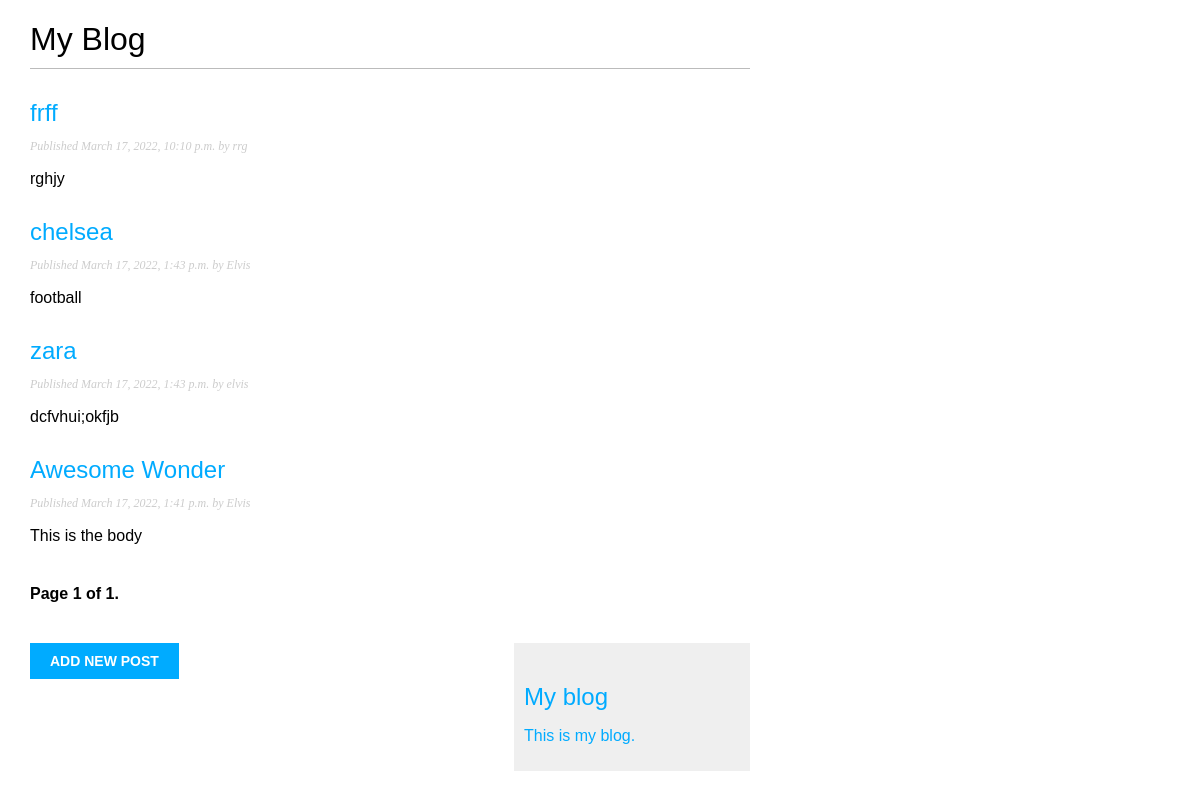
The page / on the database its author committed.
### main/models.py (models this page shows, shortened)
class Post(models.Model):
    STATUS_CHOICES = (
        ('draft', 'Draft'),
        ('published', 'Published'),
    )
    title = models.CharField(max_length=250)
    slug = models.SlugField(max_length=250, unique_for_date='publish')
    author = models.CharField(max_length=225)
    body = models.TextField()
    publish = models.DateTimeField(default=timezone.now)
    created = models.DateTimeField(auto_now_add=True)
    updated = models.DateTimeField(auto_now=True)
    status = models.CharField(max_length=10,default='published')
    objects = models.Manager() # The default manager.
    published = PublishedManager() # Our custom manager.
    class Meta:
        ordering = ('-publish',)
    def get_absolute_url(self):
        return reverse('main:post_detail',
                       args=[self.publish.year,
                            self.publish.month,
                            self.publish.day,
                            self.slug])

### main/views.py (the view)
# urls.py: path('', views.post_list, name='post_list'),
def post_list(request):
    all_post = Post.published.all()
    paginator = Paginator(all_post, 5)
    page = request.GET.get('page')
    try:
        posts = paginator.page(page)
    except PageNotAnInteger:
        posts = paginator.page(1)
    except EmptyPage:
        posts = paginator.page(paginator.num_pages)
    data = {
        "posts":posts
    }
    return render(request, "post/list.html", data)

### main/managers.py (called while the page is built)
    def get_queryset(self):
        return super(PublishedManager,
        self).get_queryset().filter(status='published')

### main/templates/post/list.html (shortened to what this page needs)
{% extends 'blog/base.html' %}
{% block content %}
    <h1>My Blog</h1>
    {% for post in posts %}
        <h2>
            <a href="{{ post.get_absolute_url }}">
            {{ post.title }}
            </a>
        </h2>
        <p class="date">
            Published {{ post.publish }} by {{ post.author }}
        </p>
        {{ post.body|truncatewords:30|linebreaks }}
    {% endfor %}
    {% include "pagination.html" with page=posts %}
    <a href="{% url "main:post_add" %}">
        <input type="submit" value="Add new post"
    {% comment %} {% for comment in comments %}
    {% endfor %}     {% endcomment %}
{% endblock %}

### main/templates/blog/base.html (shortened to what this page needs)
{% load static %}
<!DOCTYPE html>
<html>
    <head>
        <link href="{% static "css/style.css" %}" rel="stylesheet">
    </head>
    <body>
        <div id="content">
            {% block content %}
            {% endblock content %}
        </div>
        <div id="sidebar">
            <h2>My blog</h2>
            <p>This is my blog.</p>
        </div>
    </body>
</html>

### main/templates/pagination.html (shortened to what this page needs)
<div class="pagination">
    <span class="step-links">
    <span class="current">
    Page {{ page.number }} of {{ page.paginator.num_pages }}.
    </span>
    </span>
</div>

### main/static/css/style.css (style rules this page uses)
body { margin:0; padding:0; font-family:helvetica, sans-serif; }
a { color:#00abff; text-decoration:none; }
h1 { font-weight:normal; border-bottom:1px solid #bbb; padding:0 0 10px 0; }
h2 { font-weight:normal; margin:30px 0 0; }
#content { float:left; width:60%; padding:0 0 0 30px; }
#sidebar { float:right; width:30%; padding:10px; background:#efefef; height:100%; }
p.date { color:#ccc; font-family: georgia, serif; font-size: 12px; font-style: italic; }
.pagination { margin:40px 0; font-weight:bold; }
input, textarea { clear:both; float:left; margin:0 0 10px; background:#ededed; border:0; padding:6px 10px; font-size:12px; }
input[type=submit] { font-weight:bold; background:#00abff; color:#fff; padding:10px 20px; font-size:14px; text-transform:uppercase; }

### rows shown on the page
Post: title "frff", publish "March 17, 2022, 10:10 p.m.", author "rrg", body "rghjy"
Post: title "chelsea", publish "March 17, 2022, 1:43 p.m.", author "Elvis", body "football"
Post: title "zara", publish "March 17, 2022, 1:43 p.m.", author "elvis", body "dcfvhui;okfjb"
Post: title "Awesome Wonder", publish "March 17, 2022, 1:41 p.m.", author "Elvis", body "This is the body"

### other values the page prints
{{ page.number }} "1"
{{ page.paginator.num_pages }} "1"
